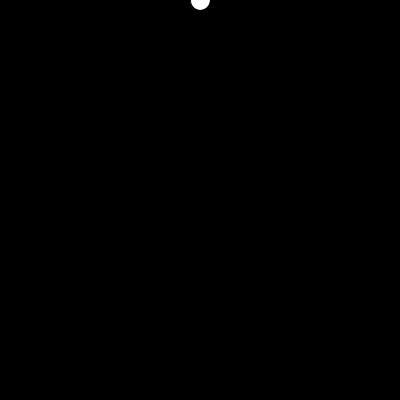
Frame 1 (no input)
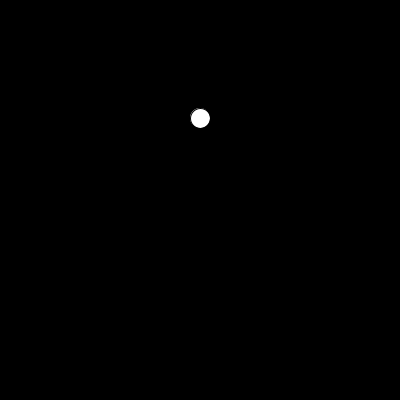
Frame 60 (the mouse pressed at the canvas centre just before this capture)
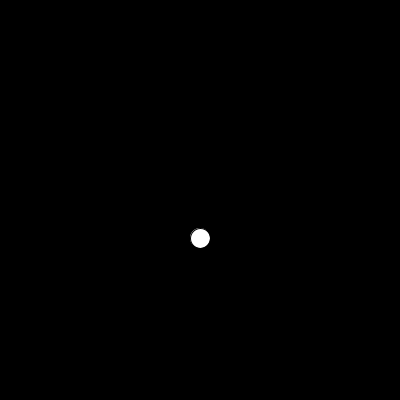
Frame 120 (the mouse held since frame 60 and released just before this capture)

The Processing sketch that drew these frames (run headless with seeded random() and noise(); from frame 60 on, the mouse is pressed at the canvas centre):

// Processing sketch: pseudoCode
// ── pseudoCode.pde
int y;
int x;
int increment;
boolean goingUp;

void setup() {
  size(400, 400);
  background(0);
  y = 0;
  increment = 2;
  x = width/2;

  goingUp = false;
}


void draw() {
  background(0);
  // draw an ellipse:
  fill(255);
  ellipse(x, y, 20, 20);
  // make the ellipse travel downwards:
  //y = y + 5;//y++;
  y = y + increment;
  // if that ellipse is at bottom:
  if ((y > height) && (goingUp == false)) {
    // go up
    //y = y - 1; //y--;
    increment = increment * -1;
    goingUp = true;
  }
  //println(y);
  // if that ellipse is at the center
  //if(y == height/2){
  if ( goingUp == true && y < height/2) {
    println("yippee");
    //fill(255, 0, 0);
    x = x + 5;
    // go to the right
    //goingUp = false;  // reset booleans
  }
}
